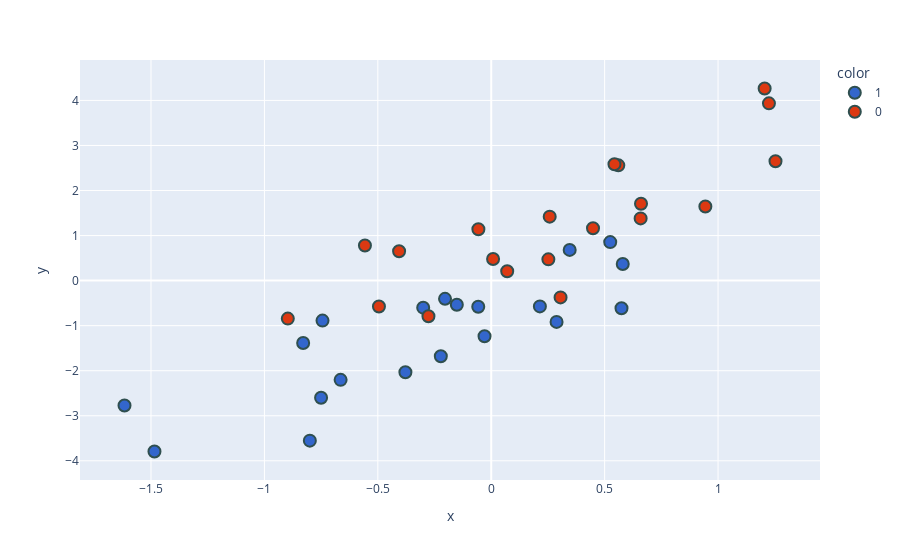

The notebook cell saved with this chart:
### Code cell
new_df['target'] = new_df['target'].astype('str')
fig = px.scatter(x=new_df['PC1'],
                 y=new_df['PC2'],
                 color=new_df['target'],
                 color_discrete_sequence=px.colors.qualitative.G10
                )

fig.update_traces(marker=dict(size=12,
                              line=dict(width=2,
                                        color='DarkSlateGrey')),
                  selector=dict(mode='markers'))
fig.show()

### Figure 1 — Plotly figure (JSON) as saved in the notebook; plotly's stock layout.template omitted (floating-point values rounded to 4 significant figures)
{"data": [{"hovertemplate": "color=1<br>x=%{x}<br>y=%{y}<extra></extra>", "legendgroup": "1", "marker": {"color": "#3366CC", "line": {"color": "DarkSlateGrey", "width": 2}, "size": 12, "symbol": "circle"}, "mode": "markers", "name": "1", "orientation": "v", "showlegend": true, "type": "scatter", "x": [-0.7997, -0.05722, 0.5743, -1.617, -0.2223, -0.7502, -0.0295, -0.7439, -0.3784, -0.2037, -0.8292, -0.664, 0.2145, 0.5246, 0.3459, -1.485, -0.1517, -0.2999, 0.288, 0.5798], "xaxis": "x", "y": [-3.552, -0.5813, -0.6132, -2.773, -1.678, -2.599, -1.234, -0.8879, -2.034, -0.4043, -1.384, -2.203, -0.572, 0.8553, 0.6816, -3.793, -0.5358, -0.6004, -0.9167, 0.3676], "yaxis": "y"}, {"hovertemplate": "color=0<br>x=%{x}<br>y=%{y}<extra></extra>", "legendgroup": "0", "marker": {"color": "#DC3912", "line": {"color": "DarkSlateGrey", "width": 2}, "size": 12, "symbol": "circle"}, "mode": "markers", "name": "0", "orientation": "v", "showlegend": true, "type": "scatter", "x": [-0.2768, 0.6586, 0.944, -0.495, 1.253, -0.8968, 0.07039, 1.224, 0.6603, 0.008154, 0.2578, -0.5568, -0.4062, 1.205, 0.2519, 0.5603, 0.4487, -0.05662, 0.5433, 0.3056], "xaxis": "x", "y": [-0.7919, 1.382, 1.646, -0.5732, 2.651, -0.8433, 0.2069, 3.935, 1.705, 0.4796, 1.42, 0.7806, 0.651, 4.265, 0.4721, 2.559, 1.161, 1.139, 2.585, -0.3723], "yaxis": "y"}], "layout": {"autosize": true, "legend": {"title": {"text": "color"}, "tracegroupgap": 0}, "margin": {"t": 60}, "xaxis": {"anchor": "y", "autorange": true, "domain": [0, 1], "range": [-1.805, 1.441], "title": {"text": "x"}, "type": "linear"}, "yaxis": {"anchor": "x", "autorange": true, "domain": [0, 1], "range": [-4.608, 5.079], "title": {"text": "y"}, "type": "linear"}}}
